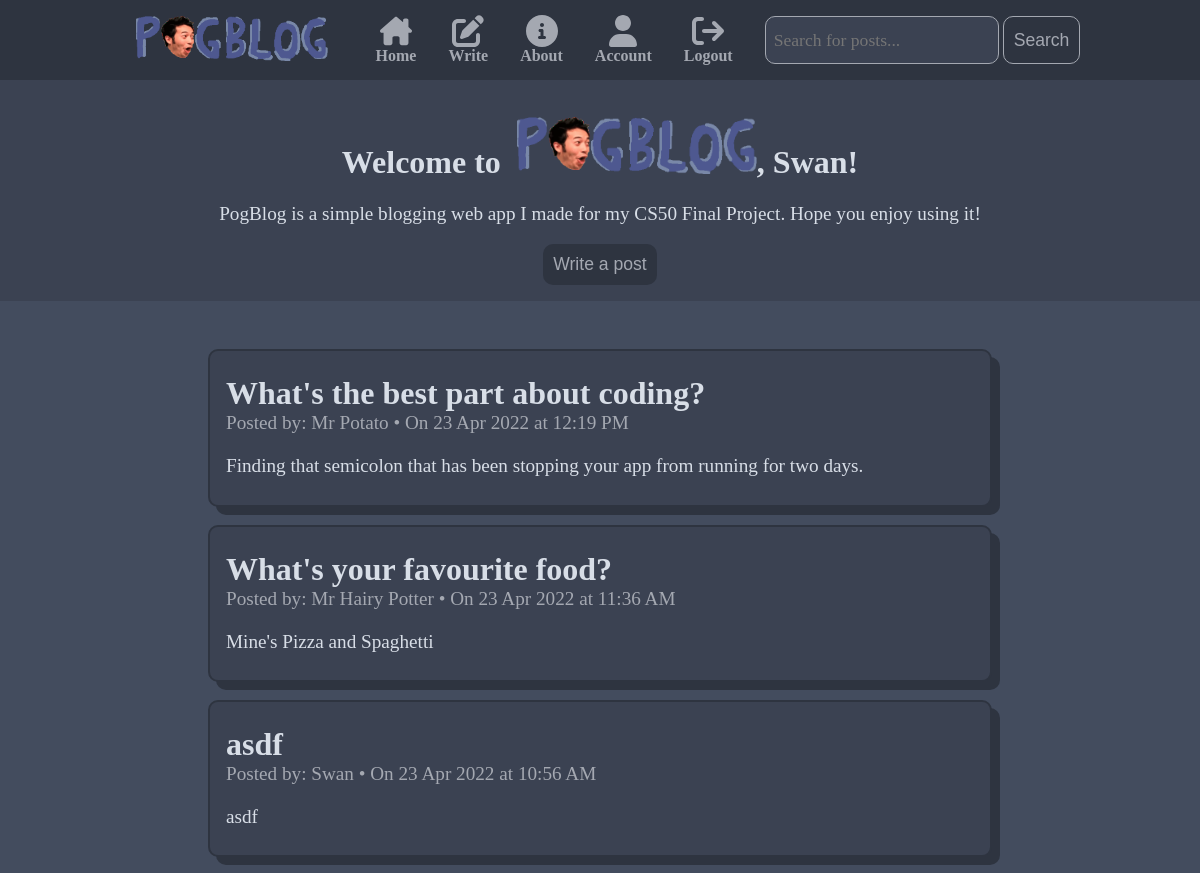
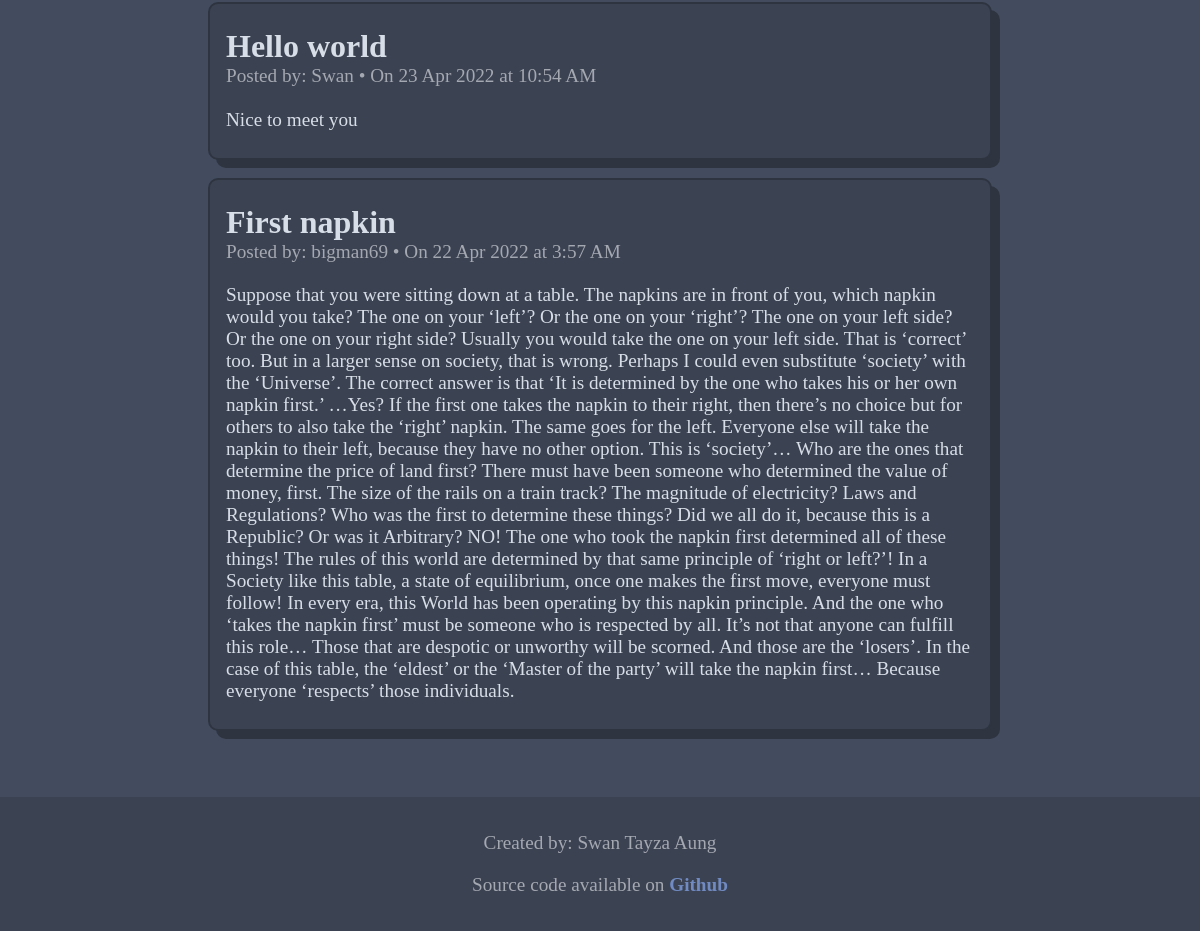
Screenshot of / (signed in) with the database file from the repository (2 pictures, top to bottom).
### tables this page shows
CREATE TABLE users (id INTEGER, username TEXT NOT NULL, hash TEXT NOT NULL, pw_len INTEGER, PRIMARY KEY(id));

CREATE TABLE posts (id INTEGER, user INTEGER, title TEXT NOT NULL, content TEXT NOT NULL, time INTEGER, PRIMARY KEY(id), FOREIGN KEY(user) REFERENCES users(id));

### application.py (the view)
@app.route("/")
@login_required
def index():
    username = db.execute("SELECT username FROM users WHERE id = :userid", userid=session["user_id"])[0]["username"]
    posts = db.execute("SELECT users.username, posts.title, posts.content, posts.time\
                        FROM users INNER JOIN posts ON users.id = posts.user\
                        ORDER BY posts.time DESC;")
    return render_template("index.html", username=username, posts=posts)

### application.py (called while the page is built)
@app.after_request
def after_request(response):
    response.headers["Cache-Control"] = "no-cache, no-store, must-revalidate"
    response.headers["Expires"] = 0
    response.headers["Pragma"] = "no-cache"
    return response

### helpers.py (called while the page is built)
def login_required(f):
    @wraps(f)
    def decorated_function(*args, **kwargs):
        if session.get("user_id") is None:
            return redirect("/login")
        return f(*args, **kwargs)
    return decorated_function

def unix_to_date(unixtimestamp):
    date = datetime.fromtimestamp(unixtimestamp).strftime('%d %b %Y')
    return date

def unix_to_time(unixtimestamp):
    time = datetime.fromtimestamp(unixtimestamp).strftime('%l:%M %p')
    return time

### templates/index.html (shortened to what this page needs)
{% extends "layout.html" %}
{% block head %}
    <div class="infobox">
        <h1 id="intro">Welcome to &nbsp;<img src="/static/pogblog-full.png" id="home-img">, {{ username }}!</h1>
        <p>PogBlog is a simple blogging web app I made for my CS50 Final Project. Hope you enjoy using it!</p>
        <a href="/write"><button class="btn-custom"><span>Write a post</span></button></a>
    </div>
{% endblock %}
{% block main %}
    <div class="post-container">
        {% for post in posts %}
        <div class="post">
            <div class="post-head">
                <h1 class="post-title">{{ post.title }}</h1>
                <p class="post-info">Posted by: {{ post.username }} • On {{ post.time | unix_to_date }} at {{ post.time | unix_to_time }}</p>
            </div><br>
            <div class="post-body"><p>{{ post.content }}</p></div>
        </div>
        <br>
        {% endfor %}
    </div>
{% endblock %}

### templates/layout.html (shortened to what this page needs)
<!DOCTYPE html>
<html lang="en">
    <head>
        <link href="/static/styles.css" rel="stylesheet">
    </head>
    <body>
        <nav class="navbar">
            <ul class="navbar-nav">
                <li id="navbar-brand" class="nav-desktop">
                    <a id="navbar-brand" href="/"><img src="/static/pogblog-full.png" id="brand-img"></a>
                </li>
                {% if session.user_id %}
                <li class="nav-item">
                    <a class="nav-link " href="/">
                        <span class="nav-desktop">Home</span>
                    </a>
                </li>
                <li class="nav-item">
                    <a class="nav-link" href="/write">
                        <span class="nav-desktop">Write</span>
                    </a>
                </li>
                <li class="nav-item">
                    <a class="nav-link" href="/about">
                        <span class="nav-desktop">About</span>
                    </a>
                </li>
                <li class="nav-item">
                    <a class="nav-link" href="/account">
                        <span class="nav-desktop">Account</span>
                    </a>
                </li>
                <li class="nav-item">
                    <a class="nav-link" href="/logout">
                        <span class="nav-desktop">Logout</span>
                    </a>
                </li>
                <li class="nav-item nav-desktop">
                    <form action="/search" method="post" class=" searchbox">
                        <input name="term" type="text" placeholder="Search for posts..." class="form-custom" id="search-input" autocomplete="off" >
                        <button class="btn-custom submit-btn" type="submit" class="nav-search-btn">Search</button>
                    </form>
                </li>
                {% endif %}
            </ul>
        </nav>
        <header>
            {% block head %}{% endblock %}
        </header>
        <main>
            {% block main %}{% endblock %}
        </main>
        <footer class="footer-custom">
            <p>Created by: Swan Tayza Aung</p>
            <p>Source code available on <a class="" href="https://github.com/Swantayzaaung/cs50-project">Github</a></p>
        </footer>
    </body>
</html>

### static/styles.css (style rules this page uses)
* { box-sizing: border-box; }
:root { font-size: 16px; --bg-primary: #2e3440; --bg-secondary: #3b4252; --bg-shadow: #434c5e; --fg-primary: #d8dee7; --fg-secondary: #a4a8b1; --fg-alt: #718bc2; --transition-speed: 600ms; --sans: "Ubuntu"; --serif: "Source serif pro"; }
body { padding: 0; margin: 0; font-family: var(--sans); background-color: var(--bg-secondary) ; }
main { overflow-x: auto; text-align: center; background-color: var(--bg-shadow); color: var(--fg-primary); }
form { padding: 1em; }
h1 { font-size: 2rem ; }
p, .btn-custom-custom { font-size: 1.2rem ; font-family: var(--serif); }
footer p { font-family: var(--sans); }
textarea::placeholder, input::placeholder, input, textarea { font-family: var(--serif); }
footer { background-color: var(--bg-secondary); padding: 1rem; }
.navbar { background-color: var(--bg-primary); width: 100%; height: 5rem; z-index: 1; }
.navbar-nav { list-style: none; padding: 0; margin: 0; display: flex; align-items: center; justify-content: center; height: 100%; }
.nav-link { display: flex; flex-direction: column; align-items: center; color: var(--fg-secondary); fill: var(--fg-secondary); text-decoration: none; transition: var(--transition-speed); height: 100%; padding: 1rem; }
.nav-desktop, #navbar-brand { display: none; }
.nav-link svg { width: 2rem; min-width: 2rem; height: 2rem; }
#navbar-brand { margin: 1rem; }
#search-input { height: 3rem; }
.btn-custom { background-color: var(--bg-primary); border: none; padding: 10px; border-radius: 10px; color: var(--fg-secondary); transition: ease var(--transition-speed); font-size: 1.1rem; cursor: pointer; display: inline-block; transition: all 0.5s; }
.btn-custom span { cursor: pointer; display: inline-block; position: relative; transition: 0.5s; }
.btn-custom span:after { content: '\00bb'; position: absolute; opacity: 0; top: 0; right: -20px; transition: 0.5s; }
.submit-btn { border: 1px solid var(--fg-secondary); height: 3rem; }
a { color: var(--fg-alt); font-weight:600; text-decoration: none; }
.form-custom { border: 1px solid var(--fg-secondary); border-radius: 10px; background-color: var(--bg-secondary); color: var(--fg-primary); min-height: 3rem; font-size: 1.1rem; padding-left: 0.5rem; }
#brand-img { width: 12rem; }
#home-img { width: 15rem; }
.infobox { background-color: var(--bg-secondary); text-align: center; color: var(--fg-primary); width: 100%; padding: 1rem 2rem; }
.post { width: 100%; text-align: left; background-color: var(--bg-secondary); border: 2px solid var(--bg-primary); box-shadow: 0.5rem 0.5rem var(--bg-primary); }
.post-title { margin: 1rem auto auto auto; }
.post-info { padding: 0; margin: auto auto -1rem auto; color: var(--fg-secondary); }
.footer-custom { color: var(--fg-secondary); text-align: center; }
@media screen and (min-width: 600px) { main { padding: 3rem; } }
@media screen and (min-width: 600px) { .navbar { position: sticky; top: 0; } }
@media screen and (min-width: 600px) { .nav-desktop { display: inline-block; } }
@media screen and (min-width: 600px) { .post-container { padding: 0 10rem; } }
@media screen and (min-width: 600px) { .post { border-radius: 10px; } }
@media screen and (min-width: 600px) { .post-head { padding: 0.5rem 1rem 0 1rem; } }
@media screen and (min-width: 600px) { .post-body { padding: 0 1rem 0.5rem 1rem; } }
@media screen and (min-width: 1030px) { #navbar-brand { display: inline-block; } }

### rows the page displays
users: username "Swan"
posts: title "What's the best part about coding?", username "Mr Potato", time|unix_to_date "23 Apr 2022", time|unix_to_time "12:19 PM", content "Finding that semicolon that has been stopping your app from running for two days."
posts: title "What's your favourite food?", username "Mr Hairy Potter", time|unix_to_date "23 Apr 2022", time|unix_to_time "11:36 AM", content "Mine's Pizza and Spaghetti"
posts: title "asdf", username "Swan", time|unix_to_date "23 Apr 2022", time|unix_to_time "10:56 AM", content "asdf"
posts: title "Hello world", username "Swan", time|unix_to_date "23 Apr 2022", time|unix_to_time "10:54 AM", content "Nice to meet you"
posts: title "First napkin", username "bigman69", time|unix_to_date "22 Apr 2022", time|unix_to_time "3:57 AM", content "Suppose that you were sitting down at a table. The napkins are in front of you, which napkin would you take? The one on your ‘left’? Or the one on your ‘right’? The one on your left side? Or the one on your right side? Usually you would take the one on your left side. That is ‘correct’ too. But in a larger sense on society, that is wrong. Perhaps I could even substitute ‘society’ with the ‘Universe’. The correct answer is that ‘It is determined by the one who takes his or her own napkin first.’ …Yes? If the first one takes the napkin to their right, then there’s no choice but for others to also take the ‘right’ napkin. The same goes for the left. Everyone else will take the napkin to their…"
